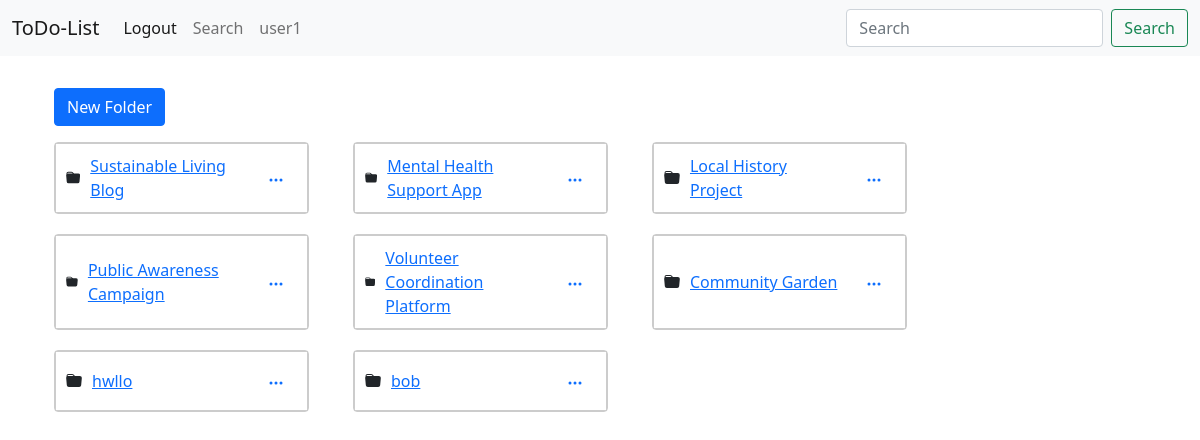
Screenshot of /home/ (signed in) with the database file from the repository.
### todo/models.py (models this page shows, shortened)
class TaskFolder(models.Model):
    name = models.CharField(max_length=100, null=True)
    owner = models.ForeignKey(User, on_delete=models.CASCADE, related_name='task_categories', null=True)
    created_at = models.DateTimeField(auto_now_add=True, null=True)
    class Meta:
        verbose_name_plural = 'taskcategories'
        ordering = ('-created_at',)

### todo/views.py (the view)
# urls.py: 2. Add a URL to urlpatterns:  path('', views.home, name='home')
@login_required
def home(request):
    tasks = TaskFolder.objects.filter(owner=request.user)
    if request.method == 'POST':
        form = TaskFolderForm(request.POST)
        if form.is_valid():
            task_folder = form.save(commit=False)
            task_folder.owner = request.user
            task_folder.save()
            return redirect('home')
    else:
        form = TaskFolderForm()
    context = {
        'tasks': tasks,
        'form': form,
    }
    return render(request, 'home.html', context)

### todo/forms.py
class TaskFolderForm(forms.ModelForm):
    name = forms.CharField(
        required=True,
        widget=forms.TextInput(attrs={
            'class': 'form-control',
            'placeholder': 'Name Folder'
        })
    )
    class Meta:
        model = TaskFolder
        fields = ['name']

### templates/home.html (shortened to what this page needs)
{% extends './base.html' %}
{% load static %}
{% block content %}
<br>
<div class="container mt-2">
    <button type="button" class="btn btn-primary mb-3" data-bs-toggle="modal" data-bs-target="#exampleModal">
        New Folder
    </button>
    <div class="row card-container">
        {% for task in tasks %}
        <div class="col-12 col-md-6 col-lg-4 col-xl-3">
            <div class="card h-100">
                <div class="card-body c-b">
                    <a href="{% url 'folder_detail' task.pk %}">{{ task.name }}</a>
                    <div class="dropdown">
                        <button class="btn btn-link" type="button" id="dropdownMenuButton1" data-bs-toggle="dropdown" aria-expanded="false">
                            <svg xmlns="http://www.w3.org/2000/svg" width="16" height="16" fill="currentColor"
                                class="bi bi-three-dots" viewBox="0 0 16 16">
                                <path
                                    d="M3 9.5a1.5 1.5 0 1 1 0-3 1.5 1.5 0 0 1 0 3m5 0a1.5 1.5 0 1 1 0-3 1.5 1.5 0 0 1 0 3m5 0a1.5 1.5 0 1 1 0-3 1.5 1.5 0 0 1 0 3" />
                            </svg>
                        </button>
                    </div>
                </div>
            </div>
        </div>
        {% endfor %}
    </div>
</div>
{% endblock %}

### templates/base.html (shortened to what this page needs)
{% load static %}
<!DOCTYPE html>
<html lang="en">
<head>
  <link href="https://cdn.jsdelivr.net/npm/bootstrap@5.0.2/dist/css/bootstrap.min.css" rel="stylesheet"
>
</head>
<body>
  <nav class="navbar navbar-expand-lg navbar-light bg-light">
    <div class="container-fluid">
      <a class="navbar-brand" href="{% url 'home' %}">ToDo-List</a>
      <div class="collapse navbar-collapse" id="navbarSupportedContent">
        <ul class="navbar-nav me-auto mb-2 mb-lg-0">
          <li class="nav-item">
            {% if user.is_authenticated %}
              <a class="nav-link active" href="{% url 'logout_view' %}" aria-current="page">Logout</a>
            {% else %}
              <div class="d-flex">
                <a class="nav-link active" aria-current="page" href="{% url 'register' %}">register</a>
                <a class="nav-link active" aria-current="page" href="{% url 'login' %}">login</a>
              </div>
            {% endif %}
          </li>
          <li class="nav-item">
            <a class="nav-link" href="{% url 'search_all' %}">Search</a>
          </li>
          <li class="nav-item">
            {% if user.is_authenticated %}
              <a class="nav-link">{{ request.user }}</a>
            {% endif %}
          </li>
        </ul>
        <form class="d-flex" method="POST" action="{% url 'search_personal_task' %}">
          <input name="searched" class="form-control me-2" type="search" placeholder="Search" aria-label="Search">
          <button class="btn btn-outline-success" type="submit">Search</button>
        </form>
      </div>
    </div>
  </nav>
  <div class="container">
    {% block content %}
    {% endblock %}
  </div>
</body>
</html>

### templates/home.html (style rules this page uses)
.card-container { display: flex; flex-wrap: wrap; gap: 20px; }
.card { background-color: rgba(255, 255, 255, 0.5); border: 1px solid #ccc; }
.dropdown { margin-left: auto; }
.c-b { display: flex; align-items: center; gap: 10px; padding: 10px; border: 1px solid #ccc; background-color: rgba(255, 255, 255, 0.5); }

### rows the page displays
TaskFolder: name "Sustainable Living Blog"
TaskFolder: name "Mental Health Support App"
TaskFolder: name "Local History Project"
TaskFolder: name "Public Awareness Campaign"
TaskFolder: name "Volunteer Coordination Platform"
TaskFolder: name "Community Garden"
TaskFolder: name "hwllo"
TaskFolder: name "bob"

### other values shown
{{ request.user }} "user1"
